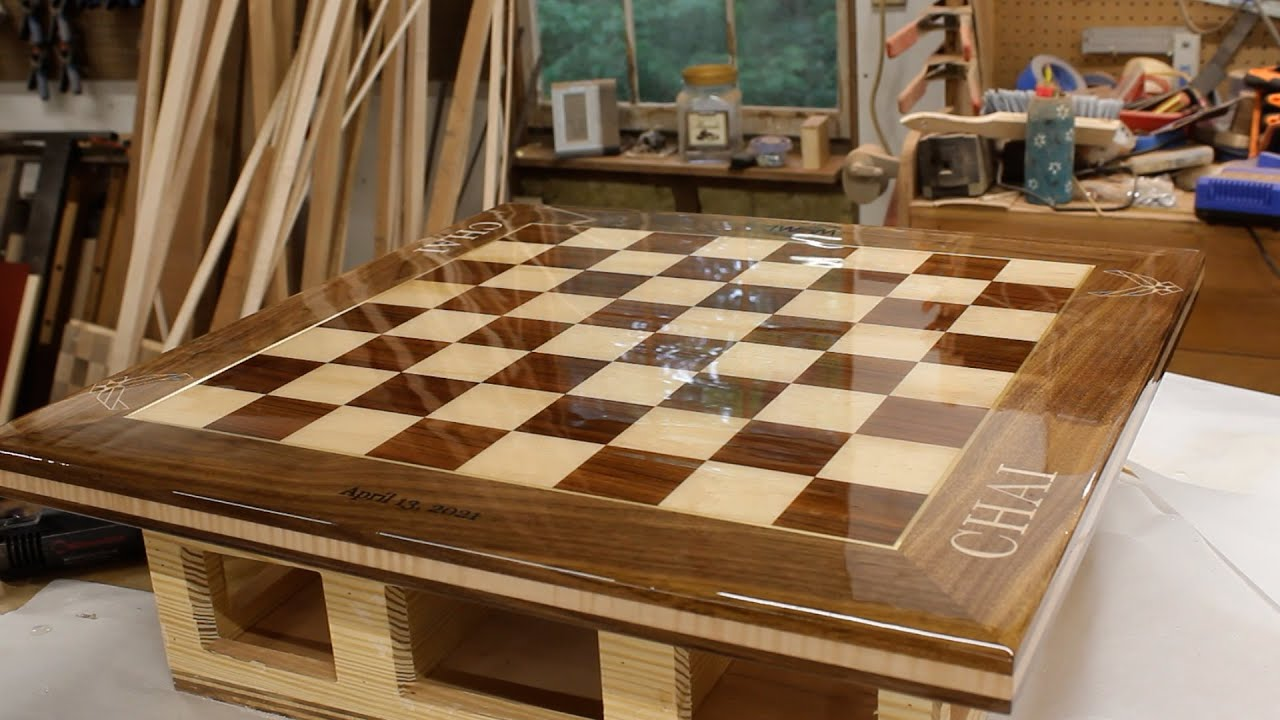
#> input picture Lab III_inference/Group 25_Lab III/images copy/rectangle.tif, 1280 x 720 px, found by its file name
$ jupyter execute --allow-errors 'Lab III - Interference.ipynb'   (shell and % lines are left out)
#> lines starting #> are read from the running program, lines starting #| are printed output that depends on the picture; long printed decimals are rounded
 # Lab 3 - 2D → 3D inference

Note: all the assignment has been done in the jupyter notebook provided by the teacher. The lines of the rectangle were obtained by different techniques than the one provider by the teacher but more accurate.

### Libraries

[cell 1]
import numpy as np
import matplotlib.pyplot as plt
from PIL import Image
from itertools import combinations
import cv2

[cell 2]
#Read the image
img = Image.open('rectangle.tif')
#> img is the input picture: PIL image 1280x720 RGB; mean R, G, B 133.1, 106.2, 78.8

[cell 3]
type(img)

## Select 2 sets of parallel lines
To select 2 sets of parallel lines, execute the cell and click twice on the figure to create a line between two points. You can do this as many times for the first set of parallel lines you want to include.

Once you are done with the first set, click once on the right mouse button to start selecting the lines for the second set.

The two set of parallel lines should appear in red and blue. If you want to start again you can re-execute the cell.

Once you are done, just go to thhe next cell (without reexecuting the current one)

x, y = [], [] # lists of the ends points of the first set of lines are stored
x2, y2 = [], [] # lists  of the ends points of the second set of lines
fig = plt.figure(figsize=(8, 8))
ax = fig.add_subplot(111)
ax.imshow(img.rotate(180), origin='lower', cmap='gray') # set the axis-origin to lower for better understandability (and rotate image)
first_set = True

def onclick(event):
    global first_set
    if event.button == 3: # right click
        first_set = False

    if event.button == 1: # mouse click for first set
        if first_set:
            x.append(event.xdata) # store x and y for the clicked point
            y.append(event.ydata)
        else:
            x2.append(event.xdata)
            y2.append(event.ydata)
    for i in range(0, len(x), 2): # plot lines between points pairs
        ax.plot(x[i:i+2], y[i:i+2], 'ro-')
    for i in range(0, len(x2), 2): # plot lines between points pairs
        ax.plot(x2[i:i+2], y2[i:i+2], 'bo-')

cid = fig.canvas.mpl_connect('button_press_event', onclick)
plt.show()

### COMPUTE OF THE  EDGES
We are using the Canny edge detector and the Hough transform for this purpose (more accurate vanishing points)

[cell 4]
# Reading the image
img2 = cv2.imread('rectangle.tif')
img2 = np.flip(img2)
gray = cv2.cvtColor(img2, cv2.COLOR_BGR2GRAY)

[cell 5]
# Canny edge detector
edges = cv2.Canny(gray, 50, 150, apertureSize=3)
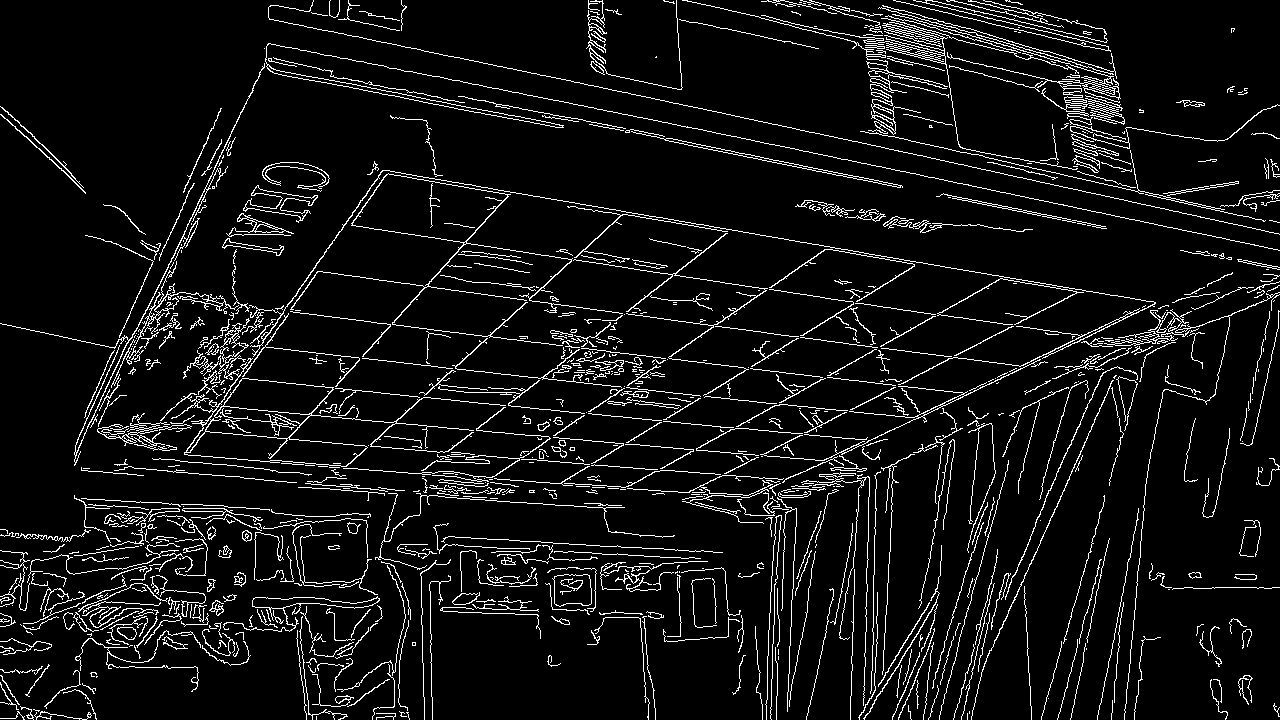
#> edges: shape (720, 1280); 7.1% white in thin lines or dots

plt.figure(figsize=(5, 5))
plt.imshow(edges, origin='lower')

[cell 6]
# We use Hough transform to find the lines
lines = cv2.HoughLines(edges, 1, np.pi /180, 200,min_theta=np.pi/4, max_theta=np.pi*2)
#> lines = 110 rows, first 8: [274, 1.69], [-274, 4.83], [-387, 4.8], [387, 1.66], [39, 4.92], [-631, 4.05], [631, 0.908], [-39, 1.78]

img2 = cv2.imread('rectangle.tif')
img2 = cv2.flip(img2, -1)

for line in lines: #For printing the lanes
    rho, theta = line[0]
    a = np.cos(theta)
    b = np.sin(theta)
    x0 = a * rho
    y0 = b * rho

    x1 = int(x0 + 1000 * (-b))
    y1 = int(y0 + 1000 * (a))

    x2 = int(x0 - 1000 * (-b))
    y2 = int(y0 - 1000 * (a))

    lanes1 = cv2.line(img2, (x1,y1), (x2,y2), (0,0,255), 2)
#> this loop made 110 passes
#> (rho, theta, a, b, x0, y0, x1, y1) on passes 1 to 4: (274, 1.69, -0.122, 0.993, -33.39, 272, -1025, 150), (-274, 4.83, 0.122, -0.993, -33.39, 272, 959, 393), (-387, 4.8, 0.0872, -0.996, -33.73, 385.5, 962, 472), (387, 1.66, -0.0872, 0.996, -33.73, 385.5, -1029, 298)
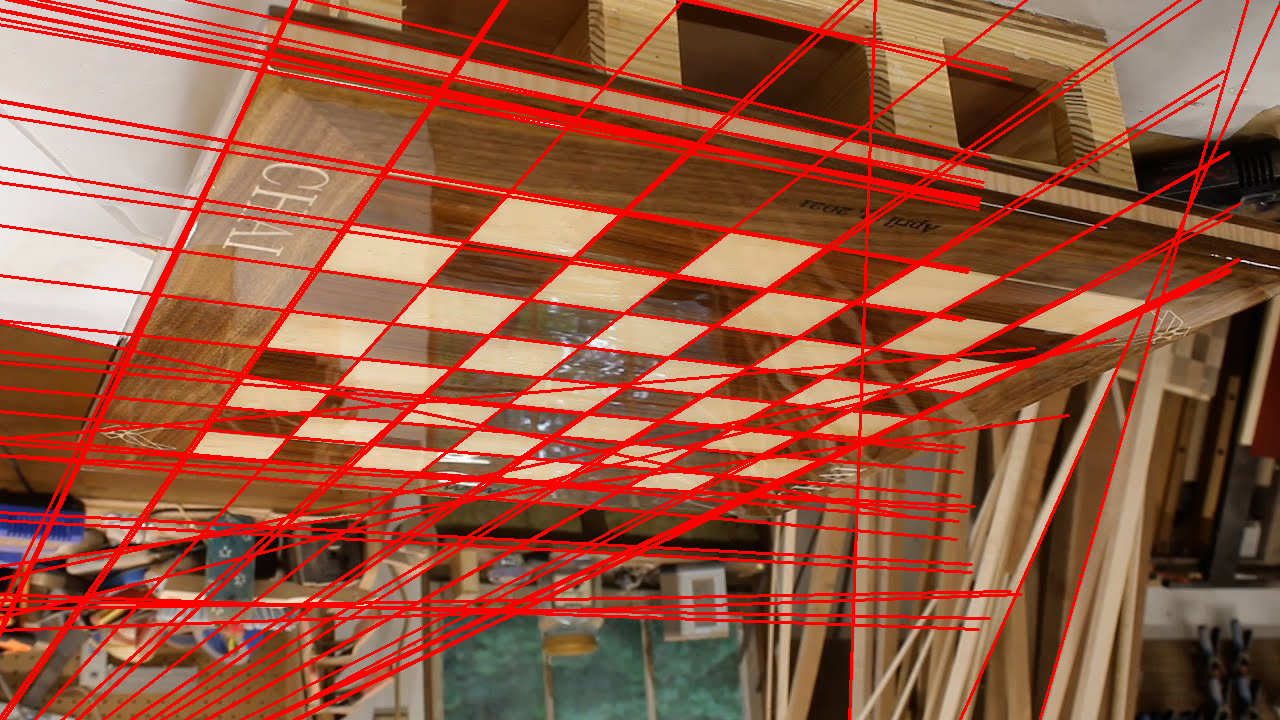
#> img2: shape (720, 1280, 3); mean B, G, R 65.4, 88.2, 152.2

plt.figure(figsize=(6, 6))
plt.imshow(lanes1, origin='lower')

#### We dont want the vertical lanes or horizontal (no vanishing points)

[cell 7]
lines = cv2.HoughLines(edges, 1, np.pi /180, 200)
#> lines = 59 rows, first 8: [274, 1.69], [387, 1.66], [631, 0.908], [-39, 1.78], [507, 0.733], [320, 1.68], [411, 0.611], [411, 1.66]

img2 = cv2.imread('rectangle.tif')
img2 = cv2.flip(img2, -1)

#Lets store the values
x_values = np.array([])
y_values = np.array([])

set_lanes_left = []
set_lanes_right = []

for line in lines: #For printing the lanes
    rho, theta = line[0]
    if theta < 0.2:
        continue

    if theta < (np.pi*1.1) and theta > (np.pi*0.9):
        continue

    if theta < (np.pi*3/2*1.2) and theta > (np.pi*3/2*0.8):
        continue

    if theta < (np.pi/2*1.2) and theta > (np.pi/2*0.8):
        continue

    if theta < np.pi /2:
        a = np.cos(theta)
        b = np.sin(theta)
        x0 = a * rho
        y0 = b * rho

        x1 = int(x0 + 1000 * (-b))
        y1 = int(y0 + 1000 * (a))

        x2 = int(x0 - 1000 * (-b))
        y2 = int(y0 - 1000 * (a))

        x_values = [[x1, x2]]
        y_values = [[y1, y2]]

        x_values = np.transpose(x_values)
        y_values = np.transpose(y_values)

        set_lanes_left.append(np.concatenate((x_values, y_values), axis=1))
        continue

    if theta > np.pi /2:
        a = np.cos(theta)
        b = np.sin(theta)
        x0 = a * rho
        y0 = b * rho

        x1 = int(x0 + 1000 * (-b))
        y1 = int(y0 + 1000 * (a))

        x2 = int(x0 - 1000 * (-b))
        y2 = int(y0 - 1000 * (a))

        x_values = [[x1, x2]]
        y_values = [[y1, y2]]

        x_values = np.transpose(x_values)
        y_values = np.transpose(y_values)

        set_lanes_right.append(np.concatenate((x_values, y_values), axis=1))
        continue
#> this loop made 59 passes
#> (rho, theta, a, b, x0, y0, x1, y1) on passes 3, 5, 7, 9: (631, 0.908, 0.616, 0.788, 388.5, 497.2, -399, 1112), (507, 0.733, 0.743, 0.669, 376.8, 339.2, -292, 1082), (411, 0.611, 0.819, 0.574, 336.7, 235.7, -236, 1054), (776, 1.12, 0.438, 0.899, 340.2, 697.5, -558, 1135)

#### Final lines used

[cell 8]
plt.figure(figsize=(8, 8))
plt.imshow(img2, origin='lower')

for i in range(len(set_lanes_left)):
    plt.plot(set_lanes_left[i][:,0],set_lanes_left[i][:,1], 'r', linestyle="-")
#> this loop made 22 passes

for i in range(len(set_lanes_right)):
    plt.plot(set_lanes_right[i][:,0],set_lanes_right[i][:,1], 'r', linestyle="-")
#> this loop made 0 passes

#plt.savefig('foo.png')
plt.show()

### LETS MAKE LINES LONGER FOR THE INTERSECTIONS POINTS
### Lefts lines

[cell 9]
x = range(-100000,1000,1)
plt.figure(figsize=(10, 10))
img2 = cv2.imread('rectangle.tif')
img2 = cv2.flip(img2, -1)
plt.imshow(img2, origin='lower')

for item in set_lanes_left:
    fit= np.polyfit(item[:,0],item[:,1],1)
    ang_coeff = fit[0]
    intercept = fit[1]
    y = ang_coeff * x + intercept
    plt.plot(x,y, 'r', linestyle="-")
#> this loop made 22 passes
#> item on passes 1 to 4: [[-399, 1112], [1176, -118]], [[-292, 1082], [1045, -403]], [[-236, 1054], [910, -583]], [[-558, 1135], [1238, 259]]

for i in range(len(set_lanes_left)):
    plt.plot(set_lanes_left[i][:,0],set_lanes_left[i][:,1], 'BLUE', linestyle="--")

#for i in range(len(points)):
 #   plt.plot(points[i][0], points[i][1], 'o', color='black')

plt.xlim(-2500, 1000)
plt.ylim(0, 2000)
#> Out = (0, 2000)

[cell 10]
# We obtain the intersection
x = range(-100000,1000,1)
plt.figure(figsize=(10, 10))
img2 = cv2.imread('rectangle.tif')
img2 = cv2.flip(img2, -1)
plt.imshow(img2, origin='lower')

x_points = np.array([])
y_points = np.array([])

for index, item in enumerate(set_lanes_left):

    fit= np.polyfit(set_lanes_left[index][:,0],set_lanes_left[index][:,1],1)
    ang_coeff = fit[0]
    intercept = fit[1]

    fit= np.polyfit(item[:,0],item[:,1],1)
    ang_coeff = fit[0]
    intercept = fit[1]
    y = ang_coeff * x + intercept
    plt.plot(x,y, 'r', linestyle="-")

    if index == (len(set_lanes_left)-1):
        index = 0
    else:
        index += 1


    fit= np.polyfit(set_lanes_left[index][:,0],set_lanes_left[index][:,1],1)
    ang_coeff_1 = fit[0]
    intercept_1 = fit[1]

    x_interception = (intercept_1-intercept)/(ang_coeff-ang_coeff_1)
    y_interception = ang_coeff_1*x_interception +intercept_1

    x_points= np.concatenate((x_points, x_interception), axis=None)
    y_points= np.concatenate((y_points, y_interception), axis=None)

    fit= np.polyfit(set_lanes_left[index][:,0],set_lanes_left[index][:,1],1)
    ang_coeff = fit[0]
    intercept = fit[1]
    y = ang_coeff * x + intercept
    plt.plot(x,y, 'r', linestyle="-")

plt.plot(x_points,y_points, 'yo')

plt.xlim(-2200, 800)
plt.ylim(-0, 1500)
#> Out = (0, 1500)

[cell 11]
# We clean outliers
plt.figure(figsize=(10, 10))
img2 = cv2.imread('rectangle.tif')
img2 = cv2.flip(img2, -1)
plt.imshow(img2, origin='lower')

for item in set_lanes_left:
    fit= np.polyfit(item[:,0],item[:,1],1)
    ang_coeff = fit[0]
    intercept = fit[1]
    y = ang_coeff * x + intercept
    plt.plot(x,y, 'r', linestyle="-")

for index,item in enumerate(x_points):
    if index>(len(x_points)-1):
        break
    if item < -2000:
        x_points = np.delete(x_points,index)
        y_points = np.delete(y_points,index)
    elif item >-1200:
        x_points = np.delete(x_points,index)
        y_points = np.delete(y_points,index)
#> this loop made 12 passes
#> item on passes 1 to 4: -129.6, -128.4, -155.1, -445.5

for index,item in enumerate(y_points):
    if index>(len(y_points)-1):
        break
    if item < 950:
        x_points = np.delete(x_points,index)
        y_points = np.delete(y_points,index)
    elif item >1200:
        x_points = np.delete(x_points,index)
        y_points = np.delete(y_points,index)
#> this loop made 8 passes
#> item on passes 1 to 4: 900.3, 1080.1, 950.1, 924.2

x3 =np.mean(x_points)
y3 =np.mean(y_points)


plt.plot(x_points,y_points, 'go')

#plt.scatter(x_points,y_points, 'o', linestyle="-")
print('Intersection point:', x3, y3)
#| Intersection point: -81.245 896.987
plt.plot(x3, y3, 'bo')
plt.xlim(-2800, 1000)
plt.ylim(-600, 2500)
#> Out = (-600, 2500)

### RIGHT PART
Again we obtain the intersection of the lines

[cell 12]
x = range(0,3000,1)
plt.figure(figsize=(10, 10))
img2 = cv2.imread('rectangle.tif')
img2 = cv2.flip(img2, -1)
plt.imshow(img2, origin='lower')

x_points = np.array([])
y_points = np.array([])

for index, item in enumerate(set_lanes_right):

    fit= np.polyfit(set_lanes_right[index][:,0],set_lanes_right[index][:,1],1)
    ang_coeff = fit[0]
    intercept = fit[1]

    fit= np.polyfit(item[:,0],item[:,1],1)
    ang_coeff = fit[0]
    intercept = fit[1]
    y = ang_coeff * x + intercept
    plt.plot(x,y, 'r', linestyle="-")

    if index == (len(set_lanes_right)-1):
        index = 0
    else:
        index += 1

    fit= np.polyfit(set_lanes_right[index][:,0],set_lanes_right[index][:,1],1)
    ang_coeff_1 = fit[0]
    intercept_1 = fit[1]

    x_interception = (intercept_1-intercept)/(ang_coeff-ang_coeff_1)
    y_interception = ang_coeff_1*x_interception +intercept_1

    x_points= np.concatenate((x_points, x_interception), axis=None)
    y_points= np.concatenate((y_points, y_interception), axis=None)

    fit= np.polyfit(set_lanes_right[index][:,0],set_lanes_right[index][:,1],1)
    ang_coeff = fit[0]
    intercept = fit[1]
    y = ang_coeff * x + intercept
    plt.plot(x,y, 'r', linestyle="-")

plt.plot(x_points,y_points, 'bo')

plt.xlim(0, 2600)
plt.ylim(0, 1800)
#> Out = (0, 1800)

[cell 13]
# We use just points
plt.figure(figsize=(10, 10))
img2 = cv2.imread('rectangle.tif')
img2 = cv2.flip(img2, -1)
plt.imshow(img2, origin='lower')

for item in set_lanes_right:
    fit= np.polyfit(item[:,0],item[:,1],1)
    ang_coeff = fit[0]
    intercept = fit[1]
    y = ang_coeff * x + intercept
    plt.plot(x,y, 'r', linestyle="-")

for index,item in enumerate(x_points):
    if index>(len(x_points)-1):
        break
    if item < 1800:
        x_points = np.delete(x_points,index)
        y_points = np.delete(y_points,index)
    elif item >2300:
        x_points = np.delete(x_points,index)
        y_points = np.delete(y_points,index)

for index,item in enumerate(y_points):
    if index>(len(y_points)-1):
        break
    if item < 900:
        x_points = np.delete(x_points,index)
        y_points = np.delete(y_points,index)
    elif item >1500:
        x_points = np.delete(x_points,index)
        y_points = np.delete(y_points,index)

x4 =np.mean(x_points)
y4 =np.mean(y_points)

plt.plot(x_points,y_points, 'go')
print('Intersection point:', x4, y4)
#| Intersection point: nan nan
plt.plot(x4, y4, 'bo')
plt.xlim(0, 2600)
plt.ylim(0, 1800)
#> Out = (0, 1800)

### Vanishing points

[cell 14]
#Vanishing point of the leff lines
vanish_left = np.array([x3, y3])
#Vanishing point of the right lines
vanish_right = np.array([x4, y4])

# Method 1
We use the equation of two parallel lines. We know that the dot product of the direction vectors is equal to 0.

w_1 * w_1_prima + w_2 * w_2_prima + w_3 * w_3_prima = 0

By replacing we get:

u_inf * + u_inf_prima + v_inf * + v_inf_prima + f^2 = 0

[cell 15]
f = np.sqrt(-(vanish_left[0] * vanish_right[0] + vanish_left[1] * vanish_right[1]))
f
#> Out = nan

[cell 16]
# Direction left lanes
u_inf = vanish_left[0]
v_inf = vanish_left[1]
a = np.sqrt(u_inf**2 +v_inf**2 + f**2)

w1_left= 1/a * u_inf
w2_left= 1/a * v_inf
w3_left= 1/a * f

w_left = np.array([w1_left, w2_left, w3_left])

# Direction right lanes
u_inf = vanish_right[0]
v_inf = vanish_right[1]
a = np.sqrt(u_inf**2 +v_inf**2 + f**2)

w1_right= 1/a * u_inf
w2_right= 1/a * v_inf
w3_right= 1/a * f

w_right = np.array([w1_right, w2_right, w3_right])

print('The focal lenght:', f)
#| The focal lenght: nan
print('Diretion vector of lines ending in the left vanish point:',w_left)
#| Diretion vector of lines ending in the left vanish point: [nan nan nan]
print('Diretion vector of lines ending in the right vanish point:',w_right)
#| Diretion vector of lines ending in the right vanish point: [nan nan nan]

[cell 17]
np.dot(w_left,w_right)
#> Out = nan

[cell 18]
# Normal of the plane
normal_vector = np.cross(w_left, w_right)
print('Normal vector to the plane:', normal_vector)
#| Normal vector to the plane: [nan nan nan]

# Method 2

The intersection of the hemisphere with center in teh midpoint between the vanishing poings and the center of the image(optical axis) is the center of projection <br>
https://www.researchgate.net/publication/221297003_Intrinsic_Camera_Calibration_Based_on_Radical_Center_Estimation?enrichId=rgreq-c232f4ce89c853abd365610101661037-XXX&enrichSource=Y292ZXJQYWdlOzIyMTI5NzAwMztBUzoxMDAwNTA3MjIwOTkyMTdAMTQwMDg2NTM2MDAwMg%3D%3D&el=1_x_2&_esc=publicationCoverPdf

[cell 19]
# Once we have both intersection points we put them together
plt.figure(figsize=(8, 8))
img2 = cv2.imread('rectangle.tif')
img2 = cv2.flip(img2, -1)
plt.imshow(img2, origin='lower')


x = range(0,3000,1)
for item in set_lanes_right:
    fit= np.polyfit(item[:,0],item[:,1],1)
    ang_coeff = fit[0]
    intercept = fit[1]
    y = ang_coeff * x + intercept
    plt.plot(x,y, 'r', linestyle="-")

x = range(-3000,500,1)
for item in set_lanes_left:
    fit= np.polyfit(item[:,0],item[:,1],1)
    ang_coeff = fit[0]
    intercept = fit[1]
    y = ang_coeff * x + intercept
    plt.plot(x,y, 'r', linestyle="-")

plt.plot(x3, y3, 'bo')
plt.plot(x4, y4, 'bo')

plt.plot([x3,x4], [y3,y4], 'y')

plt.xlim(-2500, 2500)
plt.ylim(0, 1500)
#> Out = (0, 1500)
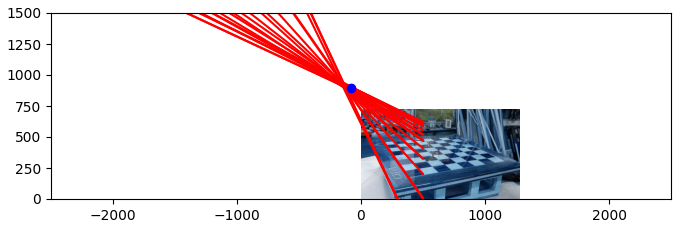
#> figure drawn by matplotlib, 1 panel; B, G, R data is drawn as R, G, B

[cell 20]
#MIDPOINT

plt.figure(figsize=(12, 12))
img2 = cv2.imread('rectangle.tif')
img2 = cv2.flip(img2, -1)
imarray = np.array(img2)
plt.imshow(imarray, origin='lower')


x1 = (x3+x4)/2
y1 = (y3+y4)/2

x = range(0,3000,1)
for item in set_lanes_right:
    fit= np.polyfit(item[:,0],item[:,1],1)
    ang_coeff = fit[0]
    intercept = fit[1]
    y = ang_coeff * x + intercept
    plt.plot(x,y, 'r', linestyle="-")

x = range(-3000,500,1)
for item in set_lanes_left:
    fit= np.polyfit(item[:,0],item[:,1],1)
    ang_coeff = fit[0]
    intercept = fit[1]
    y = ang_coeff * x + intercept
    plt.plot(x,y, 'r', linestyle="-")

plt.plot(x3, y3, 'bo')
plt.plot(x4, y4, 'bo')

plt.plot([x3,x4], [y3,y4], 'y')

plt.plot(x1, y1, 'bo')


# theta goes from 0 to 2pi
theta = np.linspace(0, 2*np.pi, 100)

# the radius of the circle
r = x1-x3
x0=x1
y0=y1

# compute x1 and x2
xc = x0 +  r*np.cos(theta)
yc = y0 + r*np.sin(theta)
plt.plot(xc, yc)
plt.show()

[cell 21]
# Outputs

#Vanishing point of the left
vanish_left = np.array([x3, y3])
vanish_right = np.array([x4, y4])
middle_point = np.array([x1, y1])

img_array = np.array(img2)
x_middle_img = (img_array.shape[1])/2
y_middle_img = (img_array.shape[0])/2

middle_image = ([x_middle_img, y_middle_img])

[cell 22]
import math
# Intersection magenta line with cicle
theta_y = (y_middle_img - y0)/r
theta = math.asin(theta_y)
theta2 = np.pi- theta

# Point 1
x_intersection = x0 +  r*np.cos(theta)
y_intersection = y0 + r*np.sin(theta)

# Point 2
x_intersection2 = x0 +  r*np.cos(theta2)
y_intersection2 = y0 + r*np.sin(theta2)

# Midle point
x_midle = (x_intersection2 + x_intersection)/2
y_midle = (y_intersection2 + y_intersection)/2

# New circle
theta2 = np.linspace(0, 2*np.pi, 100)

# the radius of the circle
r2 = (x_intersection2 - x_intersection)/2

# compute x1 and x2
xc2 = x_midle +  r2*np.cos(theta2)
yc2 = y_midle + r2*np.sin(theta2)

# Intersection axis of camera with the circle
theta5x = (x_middle_img - x_midle)/r2
theta5 = math.acos(theta5x)
y5 = y_midle + r2*np.sin(theta5)

plt.figure(figsize=(12, 12))
plt.imshow(imarray, origin='lower')
plt.plot(x_intersection, y_intersection, 'bo')
plt.plot(x_intersection2, y_intersection2, 'bo')
plt.plot(x_midle, y_midle, 'yo')
plt.plot([x_intersection,x_intersection2],[y_intersection,y_intersection2])
plt.plot(xc, yc)
plt.plot([x_middle_img, x_middle_img],[y_middle_img, y5], 'm')
plt.plot(xc2, yc2)
plt.plot(x_middle_img, y_middle_img, 'mo')
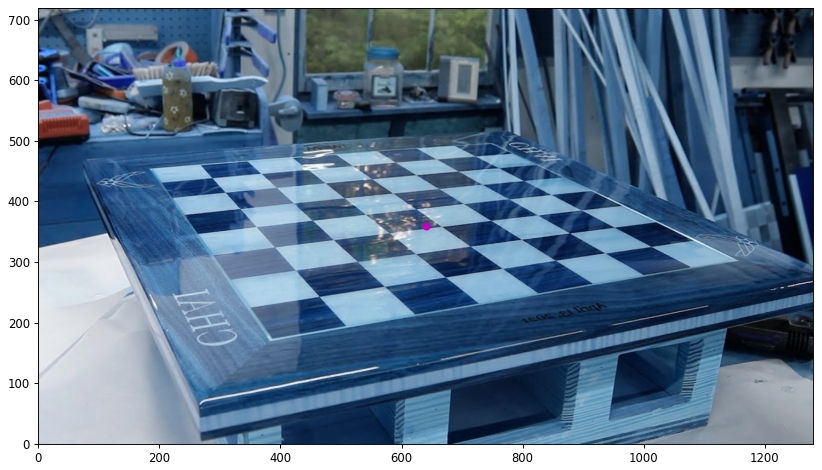
#> figure drawn by matplotlib, 1 panel; B, G, R data is drawn as R, G, B

[cell 23]
# Focal lenght
f = y_middle_img- y5

# Direction left lanes
u_inf = vanish_left[0]
v_inf = vanish_left[1]
a = np.sqrt(u_inf**2 +v_inf**2 + f**2)

w1_left= 1/a * u_inf
w2_left= 1/a * v_inf
w3_left= 1/a * f

# Direction right lanes
u_inf = vanish_right[0]
v_inf = vanish_right[1]
a = np.sqrt(u_inf**2 +v_inf**2 + f**2)

w1_right= 1/a * u_inf
w2_right= 1/a * v_inf
w3_right= 1/a * f

print('The focal lenght:', f)
#| The focal lenght: nan
